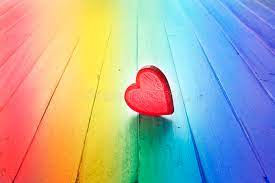
#> input picture OPENCV/OpenCV Scripts/Basic/Photos/test_image.jfif, 275 x 183 px, found by its file name
$ python masking.py
#> lines starting #> are read from the running program, lines starting #| are printed output that depends on the picture; after the words box and inside, x2 and y2 are one past the last pixel; in counts of white or black regions, pixels touching at a corner belong together
import cv2 as cv
from cv2 import circle
import numpy as np

img = cv.imread('Photos/test_image.JFIF')
#> img is the input picture: shape (183, 275, 3); mean B, G, R 162, 169.7, 169.2

#creating a blank image :
blank=np.zeros(img.shape[:2],dtype='uint8')
cv.imshow('Blank',blank)

#creating a blank2 image :
blank2=np.zeros(img.shape[:2],dtype='uint8')
cv.imshow('Blank2',blank2)

#creating rectangle for masking
rect=cv.rectangle(blank2,(0,0),(blank2.shape[1]//2,blank2.shape[0]//2),255,-1)
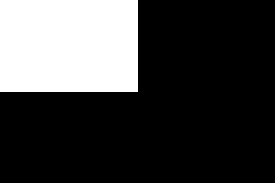
#> blank2: shape (183, 275); 25.2% white; 1 white region, box (x1, y1, x2, y2) and area: (0, 0, 138, 92) 12696
cv.imshow('Rectangle',rect)

#creating mask image to form circle or any arbitary shape in middle
mask=cv.circle(blank,(blank.shape[1]//2,blank.shape[0]//2),50,255,-1)
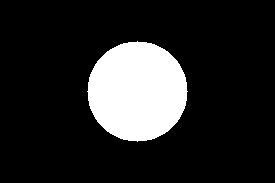
#> blank: shape (183, 275); 15.6% white; 1 white region, box (x1, y1, x2, y2) and area: (87, 41, 188, 142) 7845
cv.imshow('mask',mask)


#merging the mask and image using bitwise operation
masked_image=cv.bitwise_and(img,img,mask=mask)
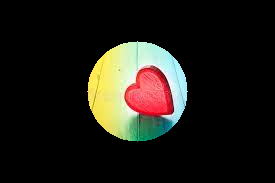
#> masked_image: shape (183, 275, 3); mean B, G, R 22.1, 28.7, 31.2
cv.imshow('Masked image',masked_image)

cv.waitKey(0)
